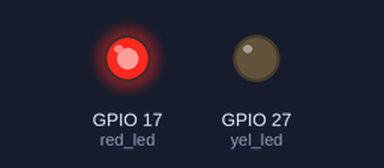
Simulated run of this program. Board: Raspberry Pi (BCM pin numbers). On the bench: output pins drawn as LEDs (lit = HIGH). At 3.0 s the program stops and its outputs stay as they are.

Above: at 0.1 s.
At 1.1 s:
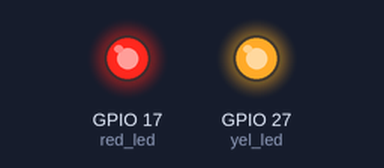
At 2.1 s:
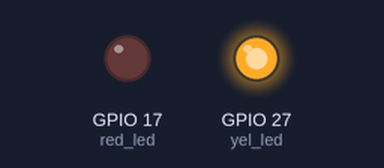
At 3.1 s:
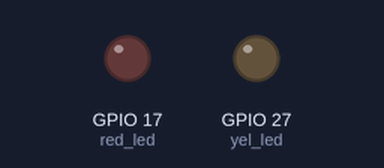
Timing chart, 0 to 4.5 s (numbered marks = the images above):
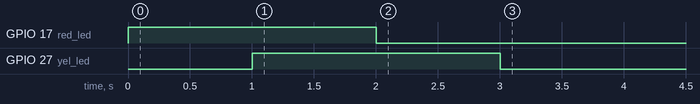

Measured:
- by itself, GPIO 17 (red_led): LOW → HIGH at 0.00 s, → LOW 2.0 s later
- by itself, GPIO 27 (yel_led): LOW → HIGH at 1.0 s, → LOW 2.0 s later

The program:

traffic.py
```python
from gpiozero import LED
from time import sleep

red_led = LED(17)
yel_led = LED(27)

red_led.on()
sleep(1)
yel_led.on()
sleep(1)
red_led.off()
sleep(1)
yel_led.off()

"""
Challenge time

You have now seen how to add a second LED to your make. I would like to challenge you to do the following independently:

1. Wire and code a third LED into your make.
2. Add code to your program so that the LEDs behave like traffic lights.

Optional: Make a wave of light that travels from the top to the bottom.
"""
```
